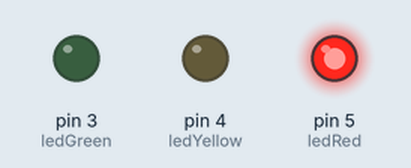
Bench run of a sketch on a simulated Arduino Uno, built with avr-gcc and run on an emulated ATmega328P. Shown: output pins drawn as LEDs (lit = HIGH).

Above: at 2.5 s.
At 7.5 s:
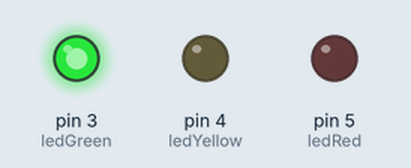
At 11.0 s:
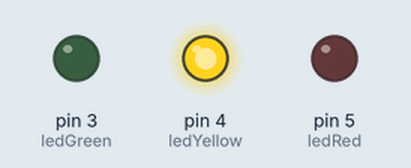
Timing chart, 0 to 15.6 s (numbered marks = the images above):
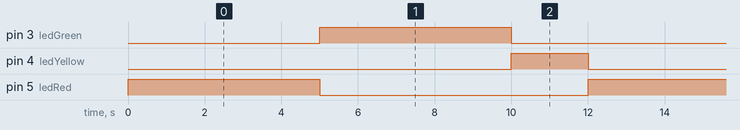

Measured:
- by itself, pin 3 (ledGreen), pin 5 (ledRed): alternates HIGH for 5.0 s and LOW for 7.0 s
- by itself, pin 4 (ledYellow): alternates HIGH for 2.0 s and LOW for 10.0 s
- by itself, everything shown: repeats every 12.0 s, in 4 steps

The sketch:

traffic_ligths.ino
```cpp
int ledRed = 5;
int ledYellow = 4;
int ledGreen = 3;


void setup() {
  // put your setup code here, to run once:
pinMode(ledRed, OUTPUT);
pinMode(ledYellow, OUTPUT);
pinMode(ledGreen, OUTPUT);

}

void loop() {
  // put your main code here, to run repeatedly:
  digitalWrite(ledRed, HIGH);
  delay(5000);
  digitalWrite(ledRed, LOW);
  digitalWrite(ledGreen, HIGH);
  delay(5000);
  digitalWrite(ledGreen, LOW);
  digitalWrite(ledYellow, HIGH);
  delay(2000);
  digitalWrite(ledYellow, LOW);


}
```
